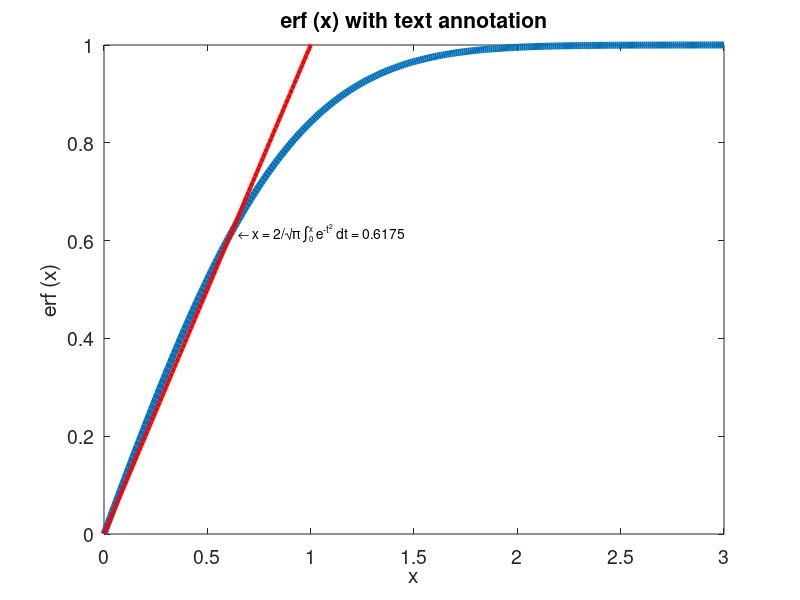

MATLAB code for this plot:
x = 0:0.01:3;
hf = figure ();
set (0,'defaultaxesfontsize', 14)
plot (x, erf (x), 'linewidth', 5);
hold on;
plot (x, x, 'r', 'linewidth', 3);
axis ([0, 3, 0, 1]);
xlabel ("x");
ylabel ("erf (x)");
title ("erf (x) with text annotation");
text (0.65, 0.6175, strcat ('\leftarrow x = {2/\surd\pi',
' {\fontsize{16}\int_{\fontsize{8}0}^{\fontsize{8}x}}',
' e^{-t^2} dt} = 0.6175'));
set (hf, "visible", "off")
print(hf, 'fig.eps', '-depsc');